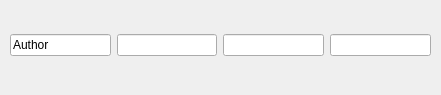
<?xml version="1.0" encoding="UTF-8"?>
<ui version="4.0">
 <class>item</class>
 <widget class="QWidget" name="item">
  <property name="geometry">
   <rect>
    <x>0</x>
    <y>0</y>
    <width>441</width>
    <height>95</height>
   </rect>
  </property>
  <property name="windowTitle">
   <string>Form</string>
  </property>
  <widget class="QWidget" name="horizontalLayoutWidget">
   <property name="geometry">
    <rect>
     <x>10</x>
     <y>20</y>
     <width>421</width>
     <height>51</height>
    </rect>
   </property>
   <layout class="QHBoxLayout" name="horizontalLayout_2">
    <item>
     <widget class="QLineEdit" name="txtTitle_2">
      <property name="text">
       <string>Author</string>
      </property>
      <property name="readOnly">
       <bool>true</bool>
      </property>
     </widget>
    </item>
    <item>
     <widget class="QLineEdit" name="txtAuthor_2">
      <property name="readOnly">
       <bool>true</bool>
      </property>
     </widget>
    </item>
    <item>
     <widget class="QLineEdit" name="txtFormat_2">
      <property name="readOnly">
       <bool>true</bool>
      </property>
     </widget>
    </item>
    <item>
     <widget class="QLineEdit" name="txtAvailable_2">
      <property name="readOnly">
       <bool>true</bool>
      </property>
     </widget>
    </item>
   </layout>
  </widget>
 </widget>
 <resources/>
 <connections/>
</ui>
